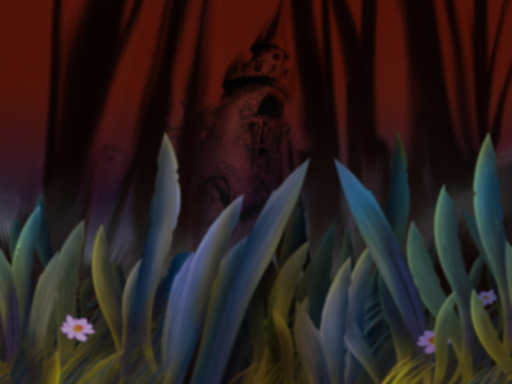

Below is a game level as drawn by its tile map, then a one-line description and the .tmx file that defines it, in full:
An orthogonal 16x12 tile map with 32x32 px tiles, 2 tile layers (Tile Layer 4, Tile Layer 2), 2 hidden layers not drawn.

<map version="1.0" orientation="orthogonal" width="16" height="12" tilewidth="32" tileheight="32">
 <tileset firstgid="1" source="../tilesets/tileset_area2.tsx" />
 <layer name="Tile Layer 4" width="16" height="12">
  <properties>
   <property name="hScale" value="0.2" />
   <property name="vScale" value="0" />
  </properties>
  <data encoding="csv">
657,658,659,660,661,662,663,664,665,666,667,668,669,670,671,672,
689,690,691,692,693,694,695,696,697,698,699,700,701,702,703,704,
721,722,723,724,725,726,727,728,729,730,731,732,733,734,735,736,
753,754,755,756,757,758,759,760,761,762,763,764,765,766,767,768,
785,786,787,788,789,790,791,792,793,794,795,796,797,798,799,800,
817,818,819,820,821,822,823,824,825,826,827,828,829,830,831,832,
849,850,851,852,853,854,855,856,857,858,859,860,861,862,863,864,
881,882,883,884,885,886,887,888,889,890,891,892,893,894,895,896,
913,914,915,916,917,918,919,920,921,922,923,924,925,926,927,928,
945,946,947,948,949,950,951,952,953,954,955,956,957,958,959,960,
977,978,979,980,981,982,983,984,985,986,987,988,989,990,991,992,
1009,1010,1011,1012,1013,1014,1015,1016,1017,1018,1019,1020,1021,1022,1023,1024
</data>
 </layer>
 <layer name="Tile Layer 3" width="16" height="12" visible="0">
  <properties>
   <property name="hScale" value="0.4" />
   <property name="vScale" value="0" />
  </properties>
  <data encoding="csv">
273,274,275,276,277,278,279,280,281,282,283,284,285,286,287,288,
305,306,307,308,309,310,311,312,313,314,315,316,317,318,319,320,
337,338,339,340,341,342,343,344,345,346,347,348,349,350,351,352,
369,370,371,372,373,374,375,376,377,378,379,380,381,382,383,384,
401,402,403,404,405,406,407,408,409,410,411,412,413,414,415,416,
433,434,435,436,437,438,439,440,441,442,443,444,445,446,447,448,
465,466,467,468,469,470,471,472,473,474,475,476,477,478,479,480,
497,498,499,500,501,502,503,504,505,506,507,508,509,510,511,512,
529,530,531,532,533,534,535,536,537,538,539,540,541,542,543,544,
561,562,563,564,565,566,567,568,569,570,571,572,573,574,575,576,
593,594,595,596,597,598,599,600,601,602,603,604,605,606,607,608,
625,626,627,628,629,630,631,632,633,634,635,636,637,638,639,640
</data>
 </layer>
 <layer name="Tile Layer 2" width="16" height="12">
  <properties>
   <property name="hScale" value="0.6" />
   <property name="vScale" value="0" />
  </properties>
  <data encoding="csv">
1,1,1,1,1,1,1,1,1,1,1,1,1,1,1,1,
1,1,1,1,1,1,1,1,1,1,1,1,1,1,1,1,
1,1,1,1,1,1,1,1,1,1,1,1,1,1,1,1,
1,1,1,1,1,1,1,1,1,1,1,1,1,1,1,1,
17,18,19,20,21,22,23,24,25,26,27,28,29,30,31,32,
49,50,51,52,53,54,55,56,57,58,59,60,61,62,63,64,
81,82,83,84,85,86,87,88,89,90,91,92,93,94,95,96,
113,114,115,116,117,118,119,120,121,122,123,124,125,126,127,128,
145,146,147,148,149,150,151,152,153,154,155,156,157,158,159,160,
177,178,179,180,181,182,183,184,185,186,187,188,189,190,191,192,
209,210,211,212,213,214,215,216,217,218,219,220,221,222,223,224,
241,242,243,244,245,246,247,248,249,250,251,252,253,254,255,256
</data>
 </layer>
 <layer name="Tile Layer 1" width="16" height="12" visible="0">
  <properties>
   <property name="hScale" value="0.8" />
   <property name="vScale" value="0" />
  </properties>
  <data encoding="csv">
1,1,1,1,1,1,1,1,1,1,1,1,1,1,1,1,
1,1,1,1,1,1,1,1,1,1,1,1,1,1,1,1,
1,1,1,1,1,1,1,1,1,1,1,1,1,1,1,1,
1,1,1,1,1,1,1,1,1,1,1,1,1,1,1,1,
1,1,1,1,1,1,1,1,1,1,1,1,1,1,1,1,
1,1,1,1,1,1,1,1,1,1,1,1,1,1,1,1,
1,1,1,1,1,1,1,1,1,1,1,1,1,1,1,1,
1,1,1,1,1,1,1,1,1,1,1,1,1,1,1,1,
1,1,1,1,1,1,1,1,1,1,1,1,1,1,1,1,
1,1,1,1,1,1,1,1,1,1,1,1,1,1,1,1,
1,1,1,1,1,1,1,1,1,1,1,1,1,1,1,1,
1,1,1,1,1,1,1,1,1,1,1,1,1,1,1,1
</data>
 </layer>
</map>
